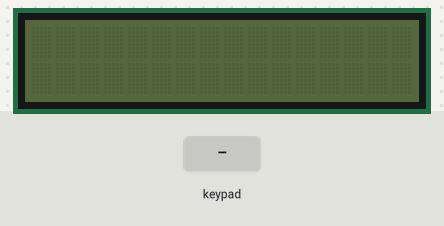
This program was run on a simulated Raspberry Pi (header pin numbers). Parts: 16×2 character LCD. The inputs (shaded band) are chosen by the test bench. What the program prints to the terminal is not drawn.

Above: at 1.2 s.
1.3 s: keypad keys 1 2 D pressed 0.4 s apart
At 3.6 s:
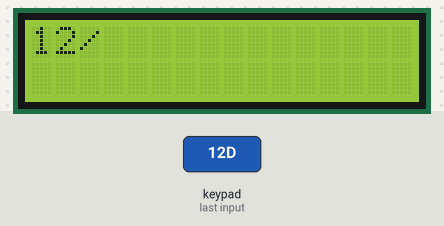
4.0 s: key '1' pressed
At 5.0 s:
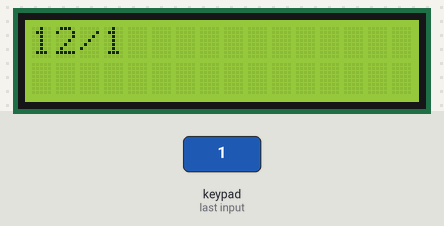
5.5 s: key 'A' pressed
At 6.2 s:
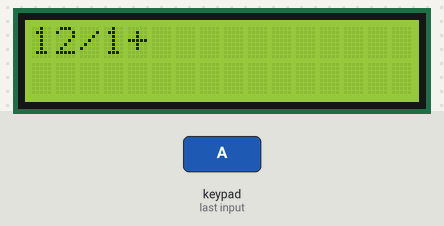
Timing chart, 0 to 8.5 s (numbered marks = the images above; inputs shaded):
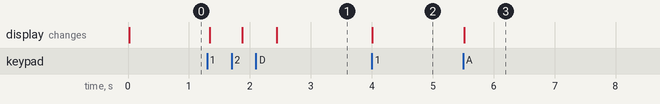

Measured:
- after the input at 1.3 s, the display: first changes at once (image 1 shows a later state)
- after the input at 4.0 s, the display: changes at once (image 2)
- after the input at 5.5 s, the display: changes at once (image 3)

The program:

30_Simple_calculator.py
```python
import RPi.GPIO as GPIO
from time import sleep
import smbus

class keypad():
    # CONSTANTS
    KEYPAD = [
    [1,2,3,"A"],
    [4,5,6,"B"],
    [7,8,9,"C"],
    ["*",0,"#","D"]
    ]

    ROW         = [11,12,13,15]
    COLUMN      = [16,18,22,7]

    def __init__(self):
        GPIO.setmode(GPIO.BOARD)

    def getKey(self):

        # Set all columns as output low
        for j in range(len(self.COLUMN)):
            GPIO.setup(self.COLUMN[j], GPIO.OUT)
            GPIO.output(self.COLUMN[j], GPIO.LOW)

        # Set all rows as input
        for i in range(len(self.ROW)):
            GPIO.setup(self.ROW[i], GPIO.IN, pull_up_down=GPIO.PUD_UP)

        # Scan rows for pushed key/button
        # A valid key press should set "rowVal"  between 0 and 3.
        rowVal = -1
        for i in range(len(self.ROW)):
            tmpRead = GPIO.input(self.ROW[i])
            if tmpRead == 0:
                rowVal = i

        # if rowVal is not 0 thru 3 then no button was pressed and we can exit
        if rowVal < 0 or rowVal > 3:
            self.exit()
            return

        # Convert columns to input
        for j in range(len(self.COLUMN)):
		    	  GPIO.setup(self.COLUMN[j], GPIO.IN, pull_up_down=GPIO.PUD_DOWN)

        # Switch the i-th row found from scan to output
        GPIO.setup(self.ROW[rowVal], GPIO.OUT)
        GPIO.output(self.ROW[rowVal], GPIO.HIGH)

        # Scan columns for still-pushed key/button
        # A valid key press should set "colVal"  between 0 and 2.
        colVal = -1
        for j in range(len(self.COLUMN)):
            tmpRead = GPIO.input(self.COLUMN[j])
            if tmpRead == 1:
                colVal=j

        # if colVal is not 0 thru 2 then no button was pressed and we can exit
        if colVal < 0 or colVal > 3:
            self.exit()
            return

        # Return the value of the key pressed
        self.exit()
        return self.KEYPAD[rowVal][colVal]

    def exit(self):
        # Reinitialize all rows and columns as input at exit
        for i in range(len(self.ROW)):
                GPIO.setup(self.ROW[i], GPIO.IN, pull_up_down=GPIO.PUD_UP)
        for j in range(len(self.COLUMN)):
                GPIO.setup(self.COLUMN[j], GPIO.IN, pull_up_down=GPIO.PUD_UP)


def delay(time):
    sleep(time/1000.0)

def delayMicroseconds(time):
    sleep(time/1000000.0)


class Screen():

    enable_mask = 1<<2
    rw_mask = 1<<1
    rs_mask = 1<<0
    backlight_mask = 1<<3

    data_mask = 0x00

    def __init__(self, cols = 16, rows = 2, addr=0x27, bus=1):
        self.cols = cols
        self.rows = rows
        self.bus_num = bus
        self.bus = smbus.SMBus(self.bus_num)
        self.addr = addr
        self.display_init()

    def enable_backlight(self):
        self.data_mask = self.data_mask|self.backlight_mask

    def disable_backlight(self):
        self.data_mask = self.data_mask& ~self.backlight_mask

    def display_data(self, *args):
        self.clear()
        for line, arg in enumerate(args):
            self.cursorTo(line, 0)
            self.println(arg[:self.cols].ljust(self.cols))

    def cursorTo(self, row, col):
        offsets = [0x00, 0x40, 0x14, 0x54]
        self.command(0x80|(offsets[row]+col))

    def clear(self):
        self.command(0x10)

    def println(self, line):
        for char in line:
            self.print_char(char)

    def print_char(self, char):
        char_code = ord(char)
        self.send(char_code, self.rs_mask)

    def display_init(self):
        delay(1.0)
        self.write4bits(0x30)
        delay(4.5)
        self.write4bits(0x30)
        delay(4.5)
        self.write4bits(0x30)
        delay(0.15)
        self.write4bits(0x20)
        self.command(0x20|0x08)
        self.command(0x04|0x08, delay=80.0)
        self.clear()
        self.command(0x04|0x02)
        delay(3)

    def command(self, value, delay = 50.0):
        self.send(value, 0)
        delayMicroseconds(delay)

    def send(self, data, mode):
        self.write4bits((data & 0xF0)|mode)
        self.write4bits((data << 4)|mode)

    def write4bits(self, value):
        value = value & ~self.enable_mask
        self.expanderWrite(value)
        self.expanderWrite(value | self.enable_mask)
        self.expanderWrite(value)

    def expanderWrite(self, data):
        self.bus.write_byte_data(self.addr, 0, data|self.data_mask)


key_func = {
    'A': '+',
    'B': '-',
    'C': '*',
    'D': '/',
    '#': '=',
    '*': 'delete'
}

if __name__ == '__main__':
    screen = Screen(bus=1, addr=0x27, cols=16, rows=2)
    screen.enable_backlight()
    # Initialize the keypad class
    kp = keypad()

    expression = '' # Store operation data
    while True:
        digit = None
        print('current expression: ', expression)
        while digit == None:
            digit = kp.getKey()

        if digit == '#':
            result = eval(expression)
            print(result)
            screen.display_data(expression, f'= {result}')
            expression = ''

        elif digit == '*':
            screen.display_data('', '')
            expression = ''

        elif digit in key_func.keys():
            expression += key_func[digit]
            screen.display_data(expression, '')

        else:
            expression += str(digit)
            screen.display_data(expression, '')

        sleep(0.5)
```
